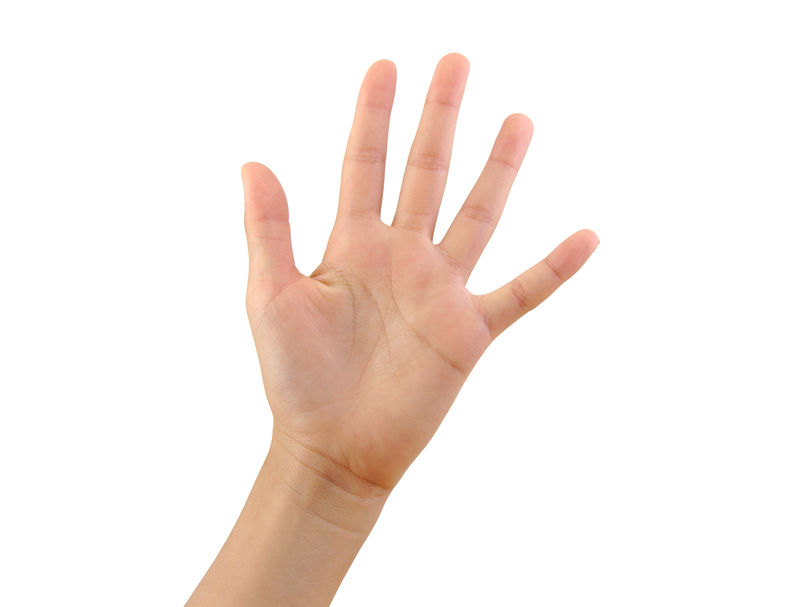
#> input picture types of features image segmentation/images/raised_hand2.jpg, 789 x 607 px
$ jupyter execute --allow-errors 'contour detection and features.ipynb'   (shell and % lines are left out)
#> lines starting #> are read from the running program, lines starting #| are printed output that depends on the picture; after the words box and inside, x2 and y2 are one past the last pixel; in counts of white or black regions, pixels touching at a corner belong together
# Finding Contours

[cell 1]
import numpy as np
from matplotlib import pyplot as plt
import cv2 as cv

[cell 2]
img_hand = cv.imread('images/raised_hand2.jpg')
#> img_hand is the input picture: shape (607, 789, 3); mean B, G, R 231.8, 237, 247.1
img_hand = cv.cvtColor(img_hand, cv.COLOR_BGR2RGB)

plt.imshow(img_hand)
plt.show()

## Produce a binary image for finding contours

[cell 3]
img_gray = cv.cvtColor(img_hand, cv.COLOR_RGB2GRAY)
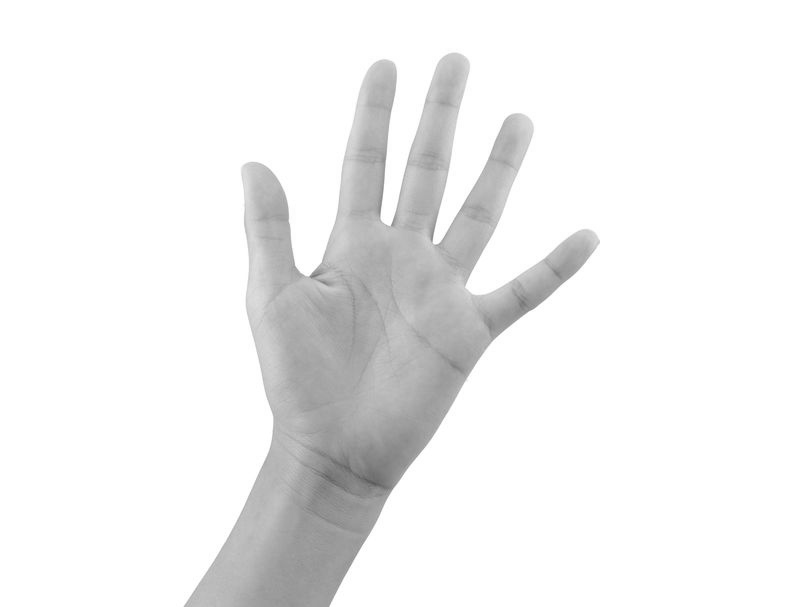
#> img_gray: shape (607, 789); min 91, max 255, mean 239.4

# create a binary thresholded image
# ignoring retval output parameter
_, img_binary = cv.threshold(img_gray, thresh=230, maxval=255, type=cv.THRESH_BINARY_INV)
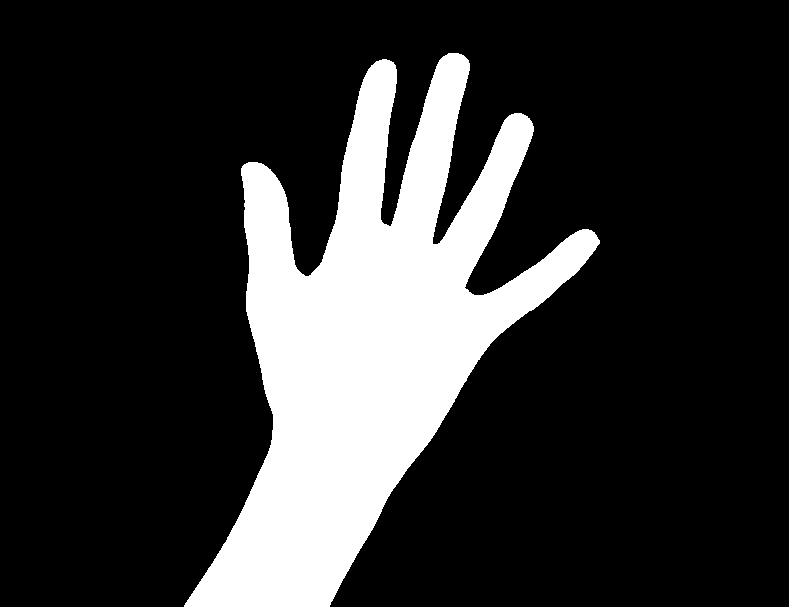
#> img_binary: shape (607, 789); 19.5% white; 1 white region

plt.imshow(img_binary, cmap='gray')
plt.show()

## Find and draw the contours

[cell 4]
# find contours from binary hand image
# ignoring hierarchy output value
contours, _ = cv.findContours(img_binary, mode=cv.RETR_TREE, method=cv.CHAIN_APPROX_SIMPLE)
#> contours = 1 contour; box (x1, y1, x2, y2) and area: (184, 53, 600, 607) 92094

#> (the rest of this cell did not finish here and is left out)

[cell 5]
# Read in the image
image = cv.imread('images/thumbs_up_down.jpg')
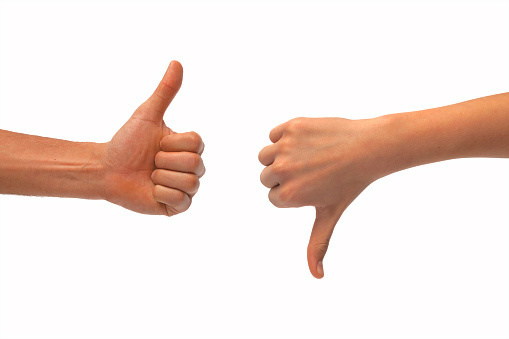
#> input picture types of features image segmentation/images/thumbs_up_down.jpg, 509 x 339 px
#> image is the input picture: shape (339, 509, 3); mean B, G, R 221.7, 227.3, 242.6

# Change color to RGB
image = cv.cvtColor(image, cv.COLOR_BGR2RGB)

plt.imshow(image)
plt.show()
